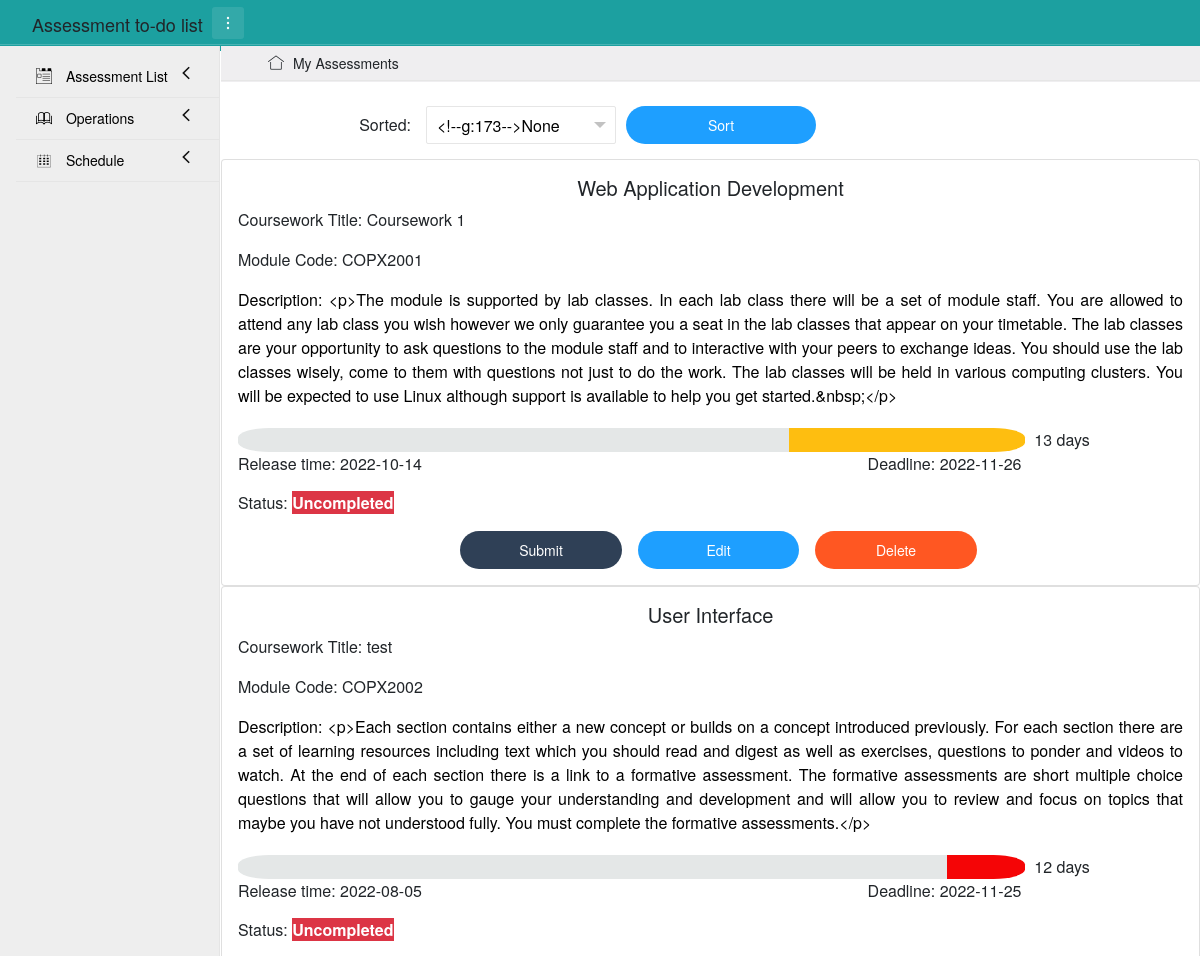
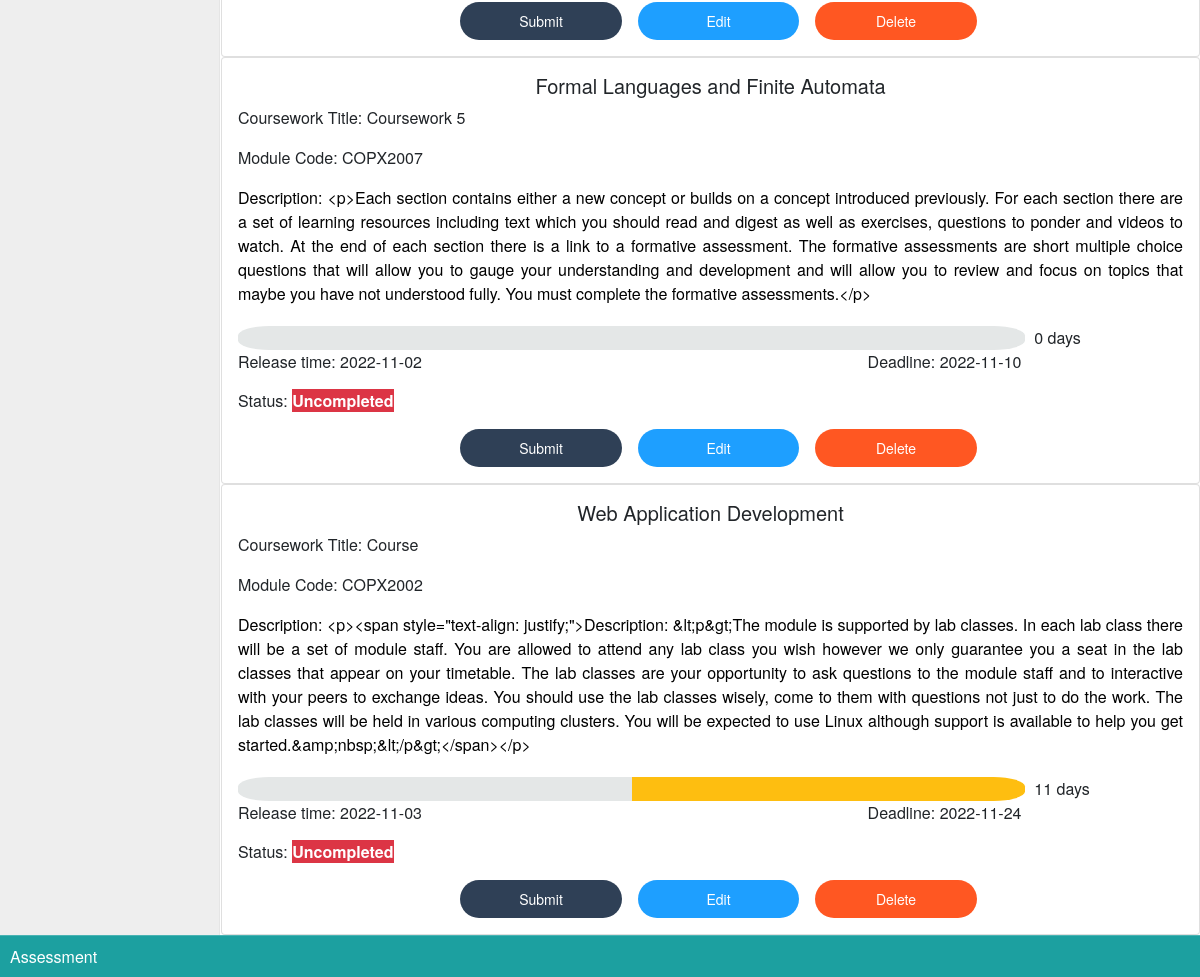
The page /uncompleted on the database its author committed (2 pictures, top to bottom).
### app/models.py (models this page shows)
class Assessment(db.Model):
    __tablename__ = 'assessments'
    id = db.Column(db.Integer, primary_key=True)
    module = db.Column(db.String(100))
    title = db.Column(db.String(100))
    code = db.Column(db.String(10))
    release_day = db.Column(db.Date())      # the date that assessment begins
    deadline = db.Column(db.Date())
    description = db.Column(db.String(3000))
    status = db.Column(db.Boolean())    # there are two status, 1 is completed, 0 is uncompleted

### app/views.py (the view, shortened to what this page needs)
@app.route('/uncompleted', methods=['GET', 'POST'])
def uncompleted():
    assessment = Assessment.query.filter_by(status=0).all()
    assessment_list = wrap_assessment(assessment)
    form = SortForm()
    print(form.validate_on_submit())
    return render_template('show.html', assessments=assessment_list, PageTitle="Uncompleted Assessment", form=form)

### app/forms.py
class SortForm(FlaskForm):
    method = SelectField('Sorted by', choices=[(0, "None"), (1, 'Module'), (2, 'Title'), (3, 'Release time'),
                                               (4, 'Deadline')], validators=[DataRequired()])
    submit = SubmitField('Sort')

### app/views.py (called while the page is built)
def wrap_assessment(assessment):
    curr_time = datetime.now()
    res = []
    for i in assessment:
        left_time = (i.deadline - curr_time.date()).days
        all_time = (i.deadline - i.release_day).days
        num = left_time * 10 / all_time
        if num <= 0:
            num = 0
        elif num <= 1:
            num = 1
        elif 9 <= num < 10:
            num = 9
        elif num == 10:
            num = 10
        else:
            num = int(round(num))
        day = []
        for j in range(10):
            if 9 - j < num:
                day.append(1)
            else:
                day.append(0)
        if left_time < 0:
            left_time = 0
        res.append([i, num, day, left_time])
    return res

### app/templates/show.html (shortened to what this page needs)
{% extends "base.html" %}
{% block content %}
    <br>
    <div class="layui-container">
        <div class="layui-row">
            {% if PageTitle == "All Assessments" %}
            <form method="post" name="show" class="layui-form">
                <div class="layui-form-item">
                    {{form.csrf_token()}}
                    <label class="layui-form-label col-lg-2 col-md-3 layui-col-sm12">Sorted:</label>
                    <div id="block" class="layui-input-block layui-input-inline">
                        {{ form.method(class_="form-control" ) }}
                    </div>
                    {{form.submit(class_="layui-btn layui-btn-radius layui-btn-normal layui-input-inline")}}
                </div>
            </form>
            {% elif PageTitle == "Uncompleted Assessment" %}
            <form method="post" name="uncompleted" class="layui-form">
                <div class="layui-form-item">
                    <label class="layui-form-label col-lg-2 col-md-3 layui-col-sm12">Sorted:</label>
                    <div id="block2" class="layui-input-block layui-input-inline">
                    </div>
                    {{form.submit(class_="layui-btn layui-btn-radius layui-btn-normal layui-input-inline")}}
                </div>
            </form>
            {% endif %}
        </div>
    </div>
    <div class="row over" data-masonry='{"percentPosition": true }'>
        {% for assessment in assessments %}
        <div class="col-sm-12 col-lg-12 col-md-12 over">
            <div class="card">
                <div class="card-body">
                    <h5 class="card-title text-center">{{ assessment[0].module }}</h5>
                    <p class="card-text">Coursework Title: {{ assessment[0].title }}</p>
                    <p class="card-text">Module Code: {{ assessment[0].code }}</p>
                    <p class="card-text text-font">Description: {{ assessment[0].description }}</p>
                    <div class="card-text time-lable">
                        {% for k in assessment[2] %}
                        {% if k == 1 %}
                        {% if assessment[1] >= 7 %}
                        <div class="time1 col-1 ">&nbsp;</div>
                        {% elif assessment[1] >= 3 %}
                        <div class="time2 col-1 ">&nbsp;</div>
                        {% else %}
                        <div class="time3 col-1 ">&nbsp;</div>
                        {% endif %}
                        {% else %}
                        <div class="notime col-1 ">&nbsp;</div>
                        {% endif %}
                        {% endfor %}
                        <div class="col-2 left">&nbsp;&nbsp;{{assessment[3]}} days</div>
                        <div class="row">
                            <div class="col-4 left">Release time: {{ assessment[0].release_day }}</div>
                            <div class="col-2">&nbsp;</div>
                            <div class="col-4 right">Deadline: {{ assessment[0].deadline }}</div>
                        </div>
                    </div>
                    <p class="card-text">
                        Status:
                        {% if assessment[0].status == 0 %}
                        <strong class="btn-danger">Uncompleted</strong>
                        {% else %}
                        Completed
                        {% endif %}
                    </p>
                    <div class="row justify-content-center">
                        {% if assessment[0].status ==0 %}
                        <a href="{{url_for('mark', id=assessment[0].id, page = PageTitle)}}" id="but" class="layui-btn layui-btn-radius layui-bg-cyan card-link col-lg-2 col-md-3 col-sm-3">
                            Submit
                        </a>
                        {% else %}
                        <a href="{{url_for('mark', id=assessment[0].id, page = PageTitle)}}" id="butt" class="layui-btn layui-btn-radius layui-bg-cyan card-link col-lg-2 col-md-3 col-sm-3">
                            Cancel submission
                        </a>
                        {% endif %}
                        <a href="{{ url_for('edit', id=assessment[0].id, page = PageTitle) }}" class="layui-btn layui-btn-radius layui-btn-normal card-link col-lg-2 col-md-3 col-sm-3">
                            Edit
                        </a>
                        <a href="{{ url_for('delete', id=assessment[0].id, page = PageTitle) }}" class="layui-btn layui-btn-radius layui-btn-danger card-link col-lg-2 col-md-3 col-sm-3">
                            Delete
                        </a>
                    </div>
                </div>
            </div>
        </div>
        {% endfor %}
    </div>
{% endblock %}

### app/static/css/index.css (style rules this page uses)
.time2 { background-color: #FEBE10; float: left; color: #FEBE10; }
.time3 { background-color: #F50506; float: left; color: #F50506; }
.notime { background-color: #E4E7E7; float: left; color: #E4E7E7; }
.over { overflow-x: hidden; }
a { color: black; padding: 0; text-decoration: none; }
.text-font { color: black; text-align: justify; }
.left { float: left; text-align: left; }
.right { float: left; text-align: right; }
.time-lable { margin-top: 20px; margin-bottom: 15px; }
div.time1:nth-child(10), div.time2:nth-child(10), div.time3:nth-child(10), div.notime:nth-child(10) { border-radius: 0 40% 40% 0; }
div.time1:nth-child(1), div.time2:nth-child(1), div.time3:nth-child(1), div.notime:nth-child(1) { border-radius: 40% 0 0 40%; }
a#but, a#butt { margin-left: 1rem; }
div#block, div#block1, div#block2 { margin-left: 0; }

### rows shown on the page
Assessment: module "Web Application Development", title "Coursework 1", code "COPX2001", description "<p>The module is supported by lab classes. In each lab class there will be a set of module staff. You are allowed to attend any lab class you wish however we only guarantee you a seat in the lab classes that appear on your timetable. The lab classes are your opportunity to ask questions to the module staff and to interactive with your peers to exchange ideas. You should use the lab classes wisely, come to them with questions not just to do the work. The lab classes will be held in various computing clusters. You will be expected to use Linux although support is available to help you get started.&nbsp;</p>", assessment "13", release_day "2022-10-14", deadline "2022-11-26", status "Uncompleted"
Assessment: module "User Interface", title "test", code "COPX2002", description "<p>Each section contains either a new concept or builds on a concept introduced previously. For each section there are a set of learning resources including text which you should read and digest as well as exercises, questions to ponder and videos to watch. At the end of each section there is a link to a formative assessment. The formative assessments are short multiple choice questions that will allow you to gauge your understanding and development and will allow you to review and focus on topics that maybe you have not understood fully. You must complete the formative assessments.</p>", assessment "12", release_day "2022-08-05", deadline "2022-11-25", status "Uncompleted"
Assessment: module "Formal Languages and Finite Automata", title "Coursework 5", code "COPX2007", description "<p>Each section contains either a new concept or builds on a concept introduced previously. For each section there are a set of learning resources including text which you should read and digest as well as exercises, questions to ponder and videos to watch. At the end of each section there is a link to a formative assessment. The formative assessments are short multiple choice questions that will allow you to gauge your understanding and development and will allow you to review and focus on topics that maybe you have not understood fully. You must complete the formative assessments.</p>", status "0", release_day "2022-11-02", deadline "2022-11-10", shows "Uncompleted"
Assessment: module "Web Application Development", title "Course", code "COPX2002", description "<p><span style=\"text-align: justify;\">Description: &lt;p&gt;The module is supported by lab classes. In each lab class there will be a set of module staff. You are allowed to attend any lab class you wish however we only guarantee you a seat in the lab classes that appear on your timetable. The lab classes are your opportunity to ask questions to the module staff and to interactive with your peers to exchange ideas. You should use the lab classes wisely, come to them with questions not just to do the work. The lab classes will be held in various computing clusters. You will be expected to use Linux although support is available to help you get started.&amp;nbsp;&lt;/p&gt;</span></p>", assessment "11", release_day "2022-11-03", deadline "2022-11-24", status "Uncompleted"
